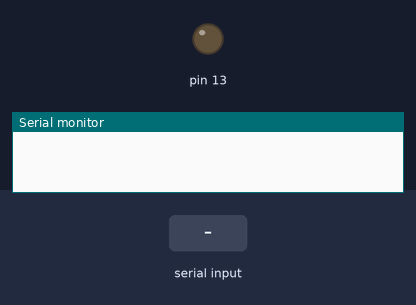
Bench run of a sketch on a simulated Arduino Uno, built with avr-gcc and run on an emulated ATmega328P. Shown: output pins drawn as LEDs (lit = HIGH), the last lines printed to the serial monitor. Inputs (shaded band) come from the test bench.

Above: at 1.2 s.
1.3 s: "High\n" received over Serial
At 1.7 s:
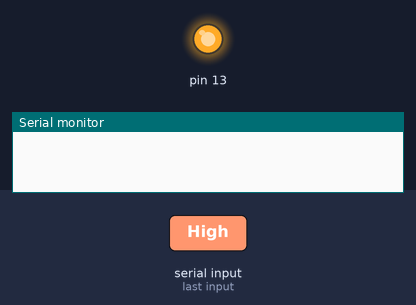
2.8 s: "Low\n" received over Serial
At 4.0 s:
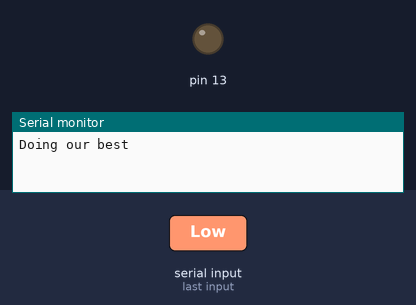
Timing chart, 0 to 5.8 s (numbered marks = the images above; inputs shaded):
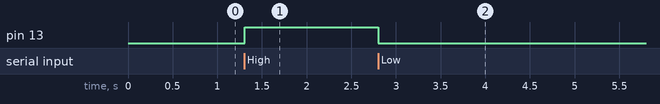

The sketch:

sketch_mar18a.ino
```cpp
void setup() {
  // put your setup code here, to run once:
  Serial.begin(9600);
  pinMode(13, OUTPUT);
}

void loop() {
  // put your main code here, to run repeatedly:
  if (Serial.available()){
    String cmd = Serial.readStringUntil('\n');
    if (cmd == "High"){
      digitalWrite(13, 1);
    }else if (cmd == "Low"){
      digitalWrite(13, 0);
      Serial.println("Doing our best");
    }

  }

}
```

Measured:
- after the input at 1.3 s, pin 13: LOW → HIGH at once
- after the input at 2.8 s, pin 13: HIGH → LOW at once
